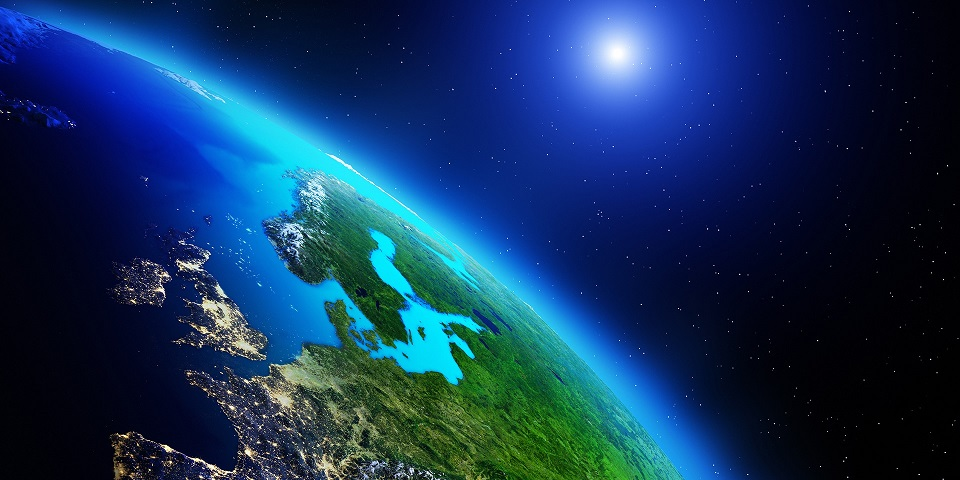
//> input picture images/earth.jpg, 960 x 480 px
$ ./main images/earth.jpg   (built with g++ and OpenCV 4)
//> lines starting //> are read from the running program, lines starting //| are printed output that depends on the picture; after the words box and inside, x2 and y2 are one past the last pixel; in counts of white or black regions, pixels touching at a corner belong together
#include <opencv2/opencv.hpp>
#include <iostream>
#include <numeric>

#include "capacity_dimension.h"

using namespace cv;
using namespace std;

void task1(Mat image);
void task2(Mat image);
void task3(Mat image);
void task4(Mat image);
void task5(Mat image);
void task6(Mat image);
void task7(Mat image);

int main(int argc, char** argv)
{
	Mat image;
	string imgPath;

	if (argc < 2)
	{
		cout << "Input path to image" << endl;
		cin >> imgPath;
	}
	else
	{
		imgPath = argv[1];
	}

	image = imread(imgPath);
//> image is the input picture: 480 rows x 960 cols, CV_8UC3; mean B, G, R 92.5, 51.9, 17.4

	if (image.empty())
	{
		cout << "Image Not Found!" << endl;
		cin.get();
		return -1;
	}

	imshow("Original image", image);
	waitKey(0);

	//task1(image);
	task2(image);
	// [5 lines of commented-out code are left out]

	return 0;
}


// ~~~~ task 1 ~~~~

// [4 lines left out: function task1, not called in this run]


// ~~~~ task 2 ~~~~

void reduceColor(const Mat& src, Mat& dst)
{
	int K = 8;
	int n = src.rows * src.cols;
//> n = 460800
	Mat data = src.reshape(1, n);
	data.convertTo(data, CV_32F);

	vector<int> labels;
	Mat1f colors;
	kmeans(data, K, labels, cv::TermCriteria(), 1, cv::KMEANS_PP_CENTERS, colors);
//> labels = 460800 items; colors = [[16.46, 5.11, 1.95], [176.9, 65.04, 14.48], [62.98, 17.7, 4.82], [237.5, 200.9, 30.51], [205.8, 128.1, 32.78], [59.31, 98.9, 47.92], [206.5, 189.4, 163.3], [121.1, 35.13, 7.33]]

	for (int i = 0; i < n; ++i)
	{
		data.at<float>(i, 0) = colors(labels[i], 0);
		data.at<float>(i, 1) = colors(labels[i], 1);
		data.at<float>(i, 2) = colors(labels[i], 2);
	}

	Mat reduced = data.reshape(3, src.rows);
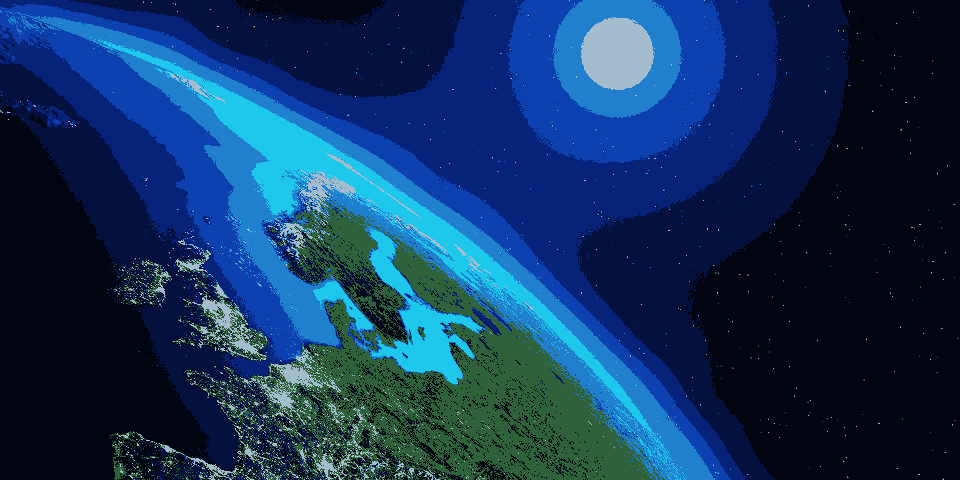
//> reduced: 480 rows x 960 cols, CV_32FC3; mean B, G, R 92.4, 52, 17.4
	reduced.convertTo(dst, CV_8U);
}

struct lessVec3b
{
	bool operator()(const Vec3b& lhs, const Vec3b& rhs) const
	{
		return (lhs[0] != rhs[0]) ? (lhs[0] < rhs[0]) : ((lhs[1] != rhs[1]) ? (lhs[1] < rhs[1]) : (lhs[2] < rhs[2]));
	}
};

map<Vec3b, int, lessVec3b> getPalette(const Mat3b& src)
{
    map<Vec3b, int, lessVec3b> palette;
    for (int r = 0; r < src.rows; ++r)
    {
        for (int c = 0; c < src.cols; ++c)
        {
            Vec3b color = src(r, c);
            if (palette.count(color) == 0)
            {
                palette[color] = 1;
            }
            else
            {
                palette[color] = palette[color] + 1;
            }
        }
    }
//> after the loop, palette = 8 items

    return palette;
}

void task2(Mat image)
{
	// 1) Уменьшение количества цветов в изображении
	Mat reduced;
	reduceColor(image, reduced);

	imshow("With reduced palette", reduced);
	waitKey(0);

	// 2) Получение палитры получившегося изображения
	map<Vec3b, int, lessVec3b> palette = getPalette(reduced);
//> palette = 8 items
	int area = reduced.rows * reduced.cols;
//> area = 460800

	Vec3b* colors = new Vec3b [palette.size()];
	size_t idx = 0;

	for (auto color : palette)
	{
		cout << idx + 1 << " Color: " << color.first
			<< " \t - Area: " << 100.f * float(color.second) / float(area) << "%" << endl;
		colors[idx] = color.first;
		++idx;
	}
//> this loop made 8 passes
//| 1 Color: [16, 5, 2] 	 - Area: 31.4566%
//| 2 Color: [59, 99, 48] 	 - Area: 9.74523%
//| 3 Color: [63, 18, 5] 	 - Area: 18.1467%
//| 4 Color: [121, 35, 7] 	 - Area: 14.3613%
//| 5 Color: [177, 65, 14] 	 - Area: 10.1476%
//| 6 Color: [206, 128, 33] 	 - Area: 8.65885%
//| 7 Color: [207, 189, 163] 	 - Area: 2.71463%
//| 8 Color: [238, 201, 31] 	 - Area: 4.7691%
//> after the loop, idx = 8

	// 3) Выбор цвета
	cout << "Choose color (put number): ";
	cin >> idx;
//> the answer given: 1
	Vec3b& chosenColor = colors[idx - 1];
//> chosenColor = [16, 5, 2]

	// 4) Оставить только выбранный цвет
	for (size_t j = 0; j < reduced.rows; ++j)
	{
		for (size_t i = 0; i < reduced.cols; ++i)
		{
			Vec3b& color = reduced.at<Vec3b>((int)j, (int)i);
			if (color != chosenColor)
			{
				color[0] = color[1] = color[2] = 255;
			}
		}
	}
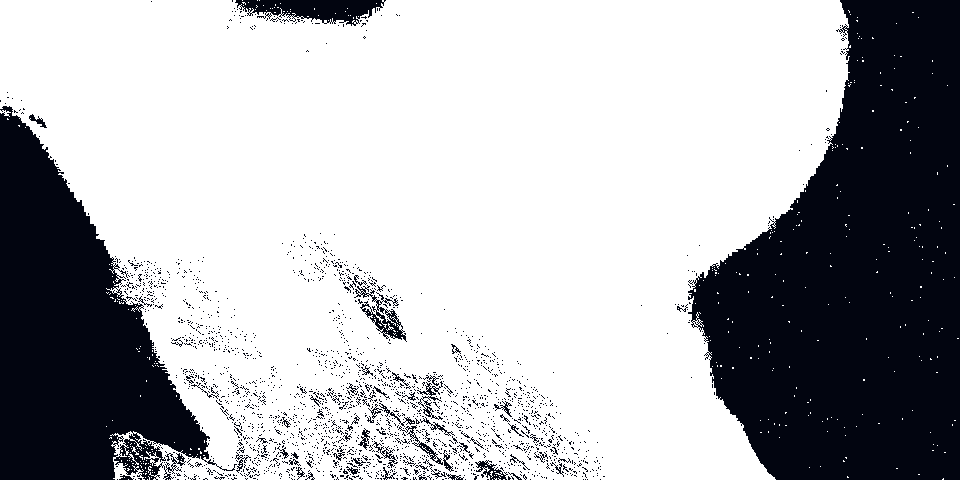
//> reduced: 480 rows x 960 cols, CV_8UC3; mean B, G, R 179.8, 176.4, 175.4

	imshow("Only one chosen color", reduced);
	waitKey(0);
}


// ~~~~ task 3 ~~~~

// [301 lines left out: functions task3, getU, getB, getVol, getA, task4 and 3 more, not called in this run]
